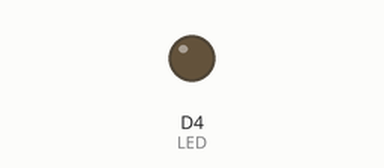
Recording of a sketch running on a simulated ESP8266 (Wemos D1 mini). Shown: output pins drawn as LEDs (lit = HIGH). What the sketch prints to the serial monitor is not drawn.

Above: at 1.5 s.
At 4.5 s:
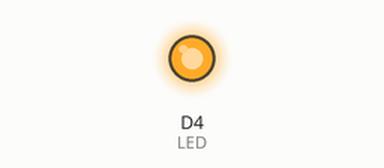
Timing chart, 0 to 6.5 s (numbered marks = the images above):
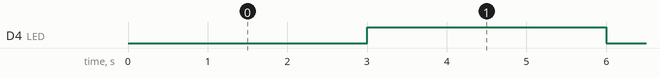

The sketch:

Blink.ino
```cpp
#define LED D4//引脚定义初始化

void setup()
{
  Serial.begin(9600);//串口打开
  pinMode(LED, OUTPUT);     // Initialize the LED_BUILTIN pin as an output
}

// the loop function runs over and over again forever
void loop() {
 // digitalWrite(LED_BUILTIN, LOW);   // Turn the LED on (Note that LOW is the voltage level
  // but actually the LED is on; this is because
  // it is active low on the ESP-01)
  //delay(1000);                      // Wait for a second
  //digitalWrite(LED_BUILTIN, HIGH);  // Turn the LED off by making the voltage HIGH
  //delay(2000);
  // Wait for two seconds (to demonstrate the active low LED)
  Serial.println("Hello world"); //println 打印
  delay(1000);
  digitalWrite(LED, LOW);
  delay(2000);
  digitalWrite(LED, HIGH);
  delay(2000);


}
```

Measured:
- by itself, D4 (LED): alternates HIGH for 3.0 s and LOW for 2.0 s
